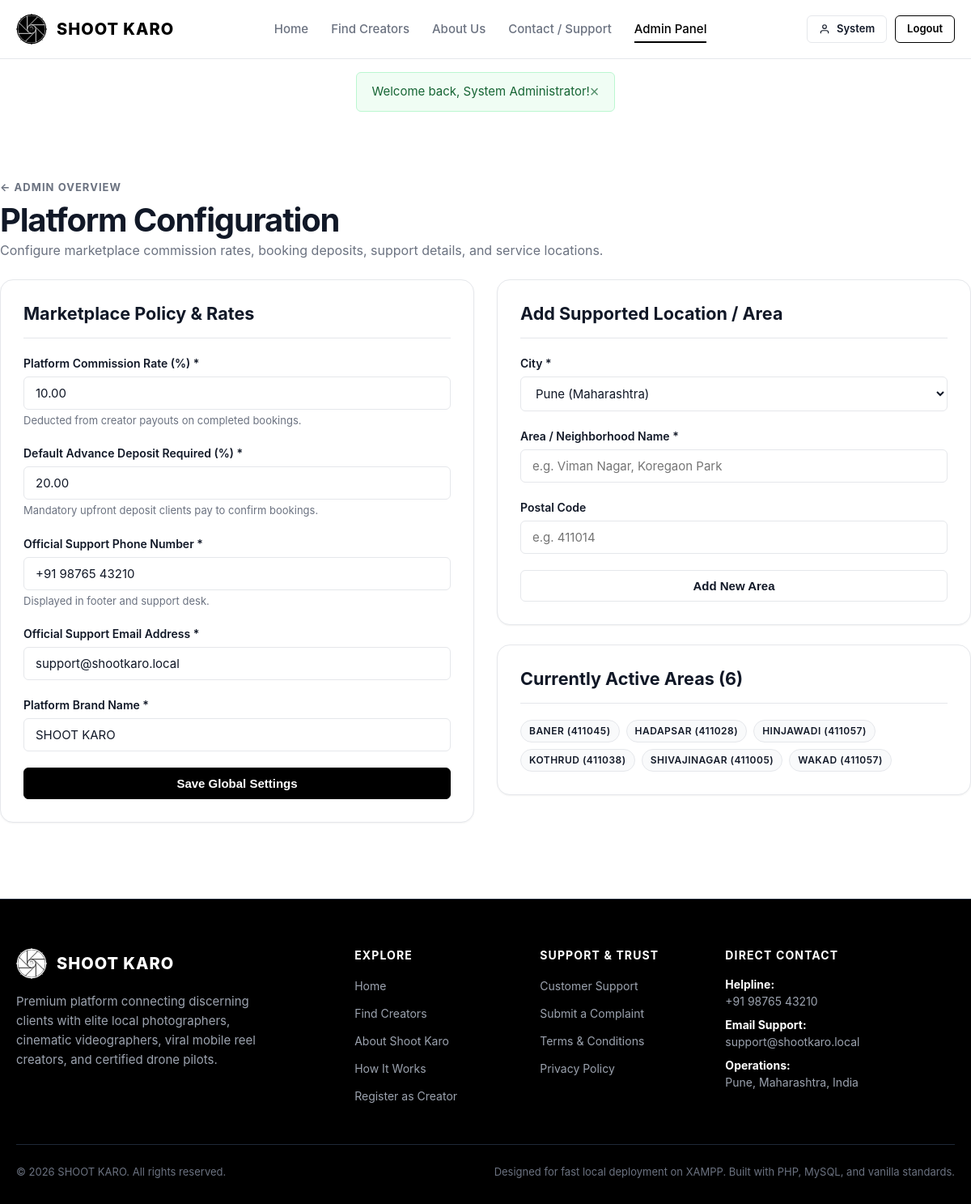
Screenshot of /admin/settings.php (signed in) with the database file from the repository.
### tables this page shows
CREATE TABLE `areas` (
  `id` INT UNSIGNED AUTO_INCREMENT PRIMARY KEY,
  `city_id` INT UNSIGNED NOT NULL,
  `name` VARCHAR(100) NOT NULL,
  `postal_code` VARCHAR(20) DEFAULT NULL,
  `is_active` TINYINT(1) NOT NULL DEFAULT 1,
  `created_at` TIMESTAMP DEFAULT CURRENT_TIMESTAMP,
  FOREIGN KEY (`city_id`) REFERENCES `cities`(`id`) ON DELETE CASCADE,
  INDEX `idx_areas_city` (`city_id`)
);

### config/app.php (called while the page is built, shortened)
<?php
function url(string $path = ''): string {
    return BASE_URL . ltrim($path, '/');
}

### admin/settings.php (the view, shortened to what this page needs)
<?php
require_once dirname(__DIR__) . '/config/app.php';
require_once INCLUDES_PATH . '/functions.php';
$pdo = get_db_connection();
$settingsRows = $pdo->query("SELECT setting_key, setting_value, description FROM site_settings")->fetchAll();
$settings = [];
foreach ($settingsRows as $row) {
    $settings[$row['setting_key']] = $row['setting_value'];
}
$cities = $pdo->query("SELECT * FROM cities ORDER BY name ASC")->fetchAll();
$areas = $pdo->query("SELECT a.*, c.name as city_name FROM areas a JOIN cities c ON a.city_id = c.id ORDER BY a.name ASC")->fetchAll();
require_once INCLUDES_PATH . '/header.php';
?>
<div class="container section">
  <div style="display: flex; justify-content: space-between; align-items: flex-end; margin-bottom: 24px; flex-wrap: wrap; gap: 16px;">
    <div>
      <div class="section-subtitle"><a href="<?php echo url('admin/index.php'); ?>" style="color: var(--text-muted);">&larr; Admin Overview</a></div>
      <h1>Platform Configuration</h1>
      <p>Configure marketplace commission rates, booking deposits, support details, and service locations.</p>
    </div>
  </div>
  <div style="display: grid; grid-template-columns: 1fr 1fr; gap: 28px;">
    <div class="card">
      <div class="card-header">
        <h3 style="margin: 0;">Marketplace Policy &amp; Rates</h3>
      </div>
      <form action="<?php echo url('actions/admin-action.php?action=update_settings'); ?>" method="POST">
        <div class="form-group">
          <label class="form-label" for="cfg-commission">Platform Commission Rate (%) *</label>
          <input type="number" step="0.5" min="0" max="50" name="platform_commission_percent" id="cfg-commission" class="form-control" value="<?php echo e($settings['platform_commission_percent'] ?? '10.00'); ?>" required>
          <div class="form-hint">Deducted from creator payouts on completed bookings.</div>
        </div>
        <div class="form-group">
          <label class="form-label" for="cfg-advance">Default Advance Deposit Required (%) *</label>
          <input type="number" step="1" min="5" max="100" name="default_advance_percent" id="cfg-advance" class="form-control" value="<?php echo e($settings['default_advance_percent'] ?? '20.00'); ?>" required>
          <div class="form-hint">Mandatory upfront deposit clients pay to confirm bookings.</div>
        </div>
        <div class="form-group">
          <label class="form-label" for="cfg-phone">Official Support Phone Number *</label>
          <input type="text" name="support_phone" id="cfg-phone" class="form-control" value="<?php echo e($settings['support_phone'] ?? '+91 98765 43210'); ?>" required>
          <div class="form-hint">Displayed in footer and support desk.</div>
        </div>
        <div class="form-group">
          <label class="form-label" for="cfg-email">Official Support Email Address *</label>
          <input type="email" name="support_email" id="cfg-email" class="form-control" value="<?php echo e($settings['support_email'] ?? 'support@shootkaro.local'); ?>" required>
        </div>
        <div class="form-group">
          <label class="form-label" for="cfg-name">Platform Brand Name *</label>
          <input type="text" name="site_name" id="cfg-name" class="form-control" value="<?php echo e($settings['site_name'] ?? 'SHOOT KARO'); ?>" required>
        </div>
        <button type="submit" class="btn btn-primary btn-block">Save Global Settings</button>
      </form>
    </div>
    <div>
      <div class="card">
        <div class="card-header">
          <h3 style="margin: 0;">Add Supported Location / Area</h3>
        </div>
        <form action="<?php echo url('actions/admin-action.php?action=add_area'); ?>" method="POST">
          <div class="form-group">
            <label class="form-label" for="area-city">City *</label>
            <select name="city_id" id="area-city" class="form-control" required>
              <?php foreach ($cities as $ct): ?>
                <option value="<?php echo $ct['id']; ?>"><?php echo e($ct['name']); ?> (<?php echo e($ct['state']); ?>)</option>
              <?php endforeach; ?>
            </select>
          </div>
          <div class="form-group">
            <label class="form-label" for="area-name">Area / Neighborhood Name *</label>
            <input type="text" name="area_name" id="area-name" class="form-control" placeholder="e.g. Viman Nagar, Koregaon Park" required>
          </div>
          <div class="form-group">
            <label class="form-label" for="area-zip">Postal Code</label>
            <input type="text" name="postal_code" id="area-zip" class="form-control" placeholder="e.g. 411014">
          </div>
          <button type="submit" class="btn btn-secondary btn-block">Add New Area</button>
        </form>
      </div>
      <div class="card">
        <div class="card-header">
          <h3 style="margin: 0;">Currently Active Areas (<?php echo count($areas); ?>)</h3>
        </div>
        <div style="display: flex; flex-wrap: wrap; gap: 8px;">
          <?php foreach ($areas as $a): ?>
            <span class="service-tag" style="background: var(--bg-secondary);">
              <?php echo e($a['name']); ?> <?php echo !empty($a['postal_code']) ? '(' . e($a['postal_code']) . ')' : ''; ?>
            </span>
          <?php endforeach; ?>
        </div>
      </div>
    </div>
  </div>
</div>
<?php require_once INCLUDES_PATH . '/footer.php'; ?>

### assets/css/style.css (style rules this page uses)
:root { --bg-primary: #ffffff; --bg-secondary: #f9fafb; --bg-tertiary: #f3f4f6; --bg-dark: #0a0a0a; --text-main: #111827; --text-muted: #6b7280; --text-light: #9ca3af; --border-color: #e5e7eb; --border-dark: #1f2937; --primary-black: #000000; --primary-hover: #1f2937; --accent-gray: #374151; --accent-light: #e5e7eb; --shadow-sm: 0 1px 2px 0 rgba(0, 0, 0, 0.05); --shadow-md: 0 4px 6px -1px rgba(0, 0, 0, 0.08), 0 2px 4px -1px rgba(0, 0, 0, 0.04); --shadow-lg: 0 10px 25px -3px rgba(0, 0, 0, 0.1), 0 4px 6px -2px rgba(0, 0, 0, 0.05); --radius-sm: 6px; --radius-md: 10px; --radius-lg: 16px; --radius-full: 9999px; --font-family: -apple-system, BlinkMacSystemFont, "Segoe UI", Roboto, "Helvetica Neue", Arial, sans-serif; --container-max: 1200px; }
*, *::before, *::after { box-sizing: border-box; margin: 0; padding: 0; }
body { font-family: var(--font-family); background-color: var(--bg-primary); color: var(--text-main); line-height: 1.5; -webkit-font-smoothing: antialiased; min-height: 100vh; display: flex; flex-direction: column; }
a { color: inherit; text-decoration: none; transition: color 0.15s ease; }
.container { width: 100%; max-width: var(--container-max); margin-left: auto; margin-right: auto; padding-left: 20px; padding-right: 20px; }
h1, h2, h3, h4, h5, h6 { font-weight: 700; color: var(--text-main); line-height: 1.25; }
h1 { font-size: 2.5rem; letter-spacing: -0.03em; }
h3 { font-size: 1.35rem; }
p { color: var(--text-muted); }
.btn { display: inline-flex; align-items: center; justify-content: center; gap: 8px; font-size: 0.9375rem; font-weight: 600; padding: 10px 20px; border-radius: var(--radius-sm); border: 1px solid transparent; cursor: pointer; transition: all 0.15s ease-in-out; text-decoration: none; white-space: nowrap; }
.btn-primary { background-color: var(--primary-black); color: #ffffff; border-color: var(--primary-black); }
.btn-secondary { background-color: #ffffff; color: var(--text-main); border-color: var(--border-color); }
.btn-block { width: 100%; }
.section { padding: 70px 0; }
.section-subtitle { font-size: 0.8125rem; font-weight: 700; text-transform: uppercase; letter-spacing: 0.08em; color: var(--text-muted); margin-bottom: 6px; }
.service-tag { font-size: 0.75rem; font-weight: 600; text-transform: uppercase; letter-spacing: 0.04em; padding: 4px 10px; background-color: var(--bg-secondary); border: 1px solid var(--border-color); border-radius: var(--radius-full); color: var(--text-main); }
.form-group { margin-bottom: 20px; }
.form-label { display: block; font-size: 0.875rem; font-weight: 600; color: var(--text-main); margin-bottom: 6px; }
.form-control { width: 100%; padding: 10px 14px; font-size: 0.9375rem; font-family: inherit; color: var(--text-main); background-color: #ffffff; border: 1px solid var(--border-color); border-radius: var(--radius-sm); transition: border-color 0.15s ease, box-shadow 0.15s ease; outline: none; }
.form-hint { font-size: 0.8125rem; color: var(--text-muted); margin-top: 4px; }
.card { background-color: #ffffff; border: 1px solid var(--border-color); border-radius: var(--radius-lg); padding: 28px; box-shadow: var(--shadow-sm); margin-bottom: 24px; }
.card-header { border-bottom: 1px solid var(--border-color); padding-bottom: 16px; margin-bottom: 20px; display: flex; align-items: center; justify-content: space-between; }

### rows the page displays
areas: name "BANER", postal_code "411045"
areas: name "HADAPSAR", postal_code "411028"
areas: name "HINJAWADI", postal_code "411057"
areas: name "KOTHRUD", postal_code "411038"
areas: name "SHIVAJINAGAR", postal_code "411005"
areas: name "WAKAD", postal_code "411057"

### other values shown
APP_NAME "SHOOT KARO"
explode(' ', $user['name'])[0] "System"
$text "Welcome back, System Administrator!"
count($areas) "6"
SUPPORT_PHONE "+91 98765 43210"
SUPPORT_EMAIL "support@shootkaro.local"
form field city_id "Pune (Maharashtra)"
